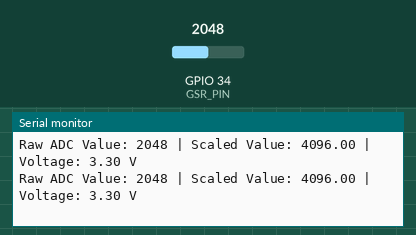
A sketch run on a simulated ESP32. On the bench: the last lines printed to the serial monitor. The test bench sets the inputs (shaded band); at power-on: GPIO 34 (GSR_PIN) = 2048.

Above: at 1.3 s.
1.4 s: GPIO 34 (GSR_PIN) set to 2866
At 1.9 s:
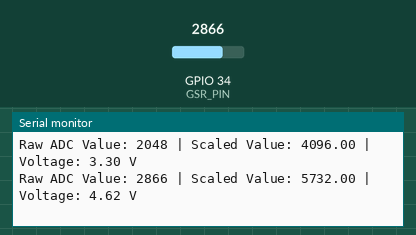
2.9 s: GPIO 34 (GSR_PIN) set to 3603
At 3.4 s:
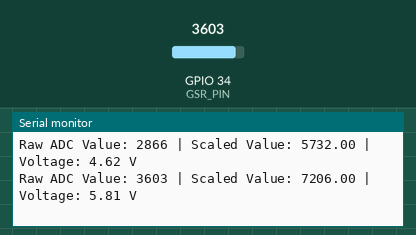
Timing chart, 0 to 5.9 s (numbered marks = the images above; inputs shaded):
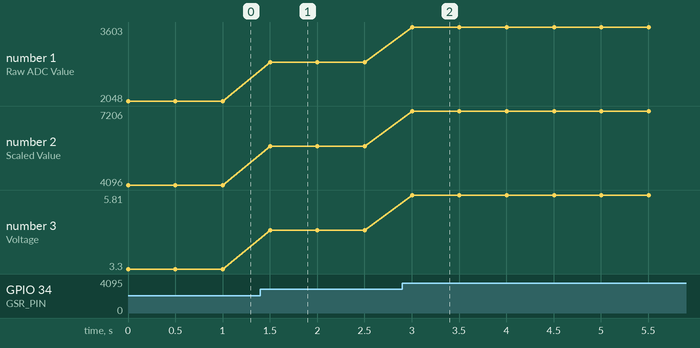

Measured:
- after the input at 1.4 s, the serial monitor: prints a new line after 0.10 s (image 1)
- after the input at 2.9 s, the serial monitor: prints a new line after 0.10 s (image 2)
- plotted number 1: 2048 → 2866 after the input at 1.4 s, 2866 → 3603 after the input at 2.9 s
- plotted number 2: 4096 → 5732 after the input at 1.4 s, 5732 → 7206 after the input at 2.9 s
- plotted number 3: 3.3 → 4.62 after the input at 1.4 s, 4.62 → 5.81 after the input at 2.9 s

The sketch:

gsr.ino
```cpp
#define GSR_PIN 34  // Define the ADC pin connected to the GSR sensor's OUT pin

void setup() {
  Serial.begin(115200);  // Start serial communication at 115200 baud rate
  pinMode(GSR_PIN, INPUT); // Set the GSR_PIN as an input
}

void loop() {
  // Read the analog value from the GSR sensor
  int rawValue = analogRead(GSR_PIN);

  // If using a voltage divider, scale the value back to match the original signal
  float scaledValue = rawValue * 2.0; // Multiply by 2 if you're halving the voltage

  // Convert to voltage (optional, depends on your use case)
  float voltage = (scaledValue / 4095.0) * 3.3; // 12-bit ADC range (0-4095), ESP32 ADC ref voltage = 3.3V

  // Print the readings to the Serial Monitor
  Serial.print("Raw ADC Value: ");
  Serial.print(rawValue);
  Serial.print(" | Scaled Value: ");
  Serial.print(scaledValue);
  Serial.print(" | Voltage: ");
  Serial.print(voltage, 2); // Print voltage with 2 decimal places
  Serial.println(" V");

  delay(500); // Delay for stability
}
```
